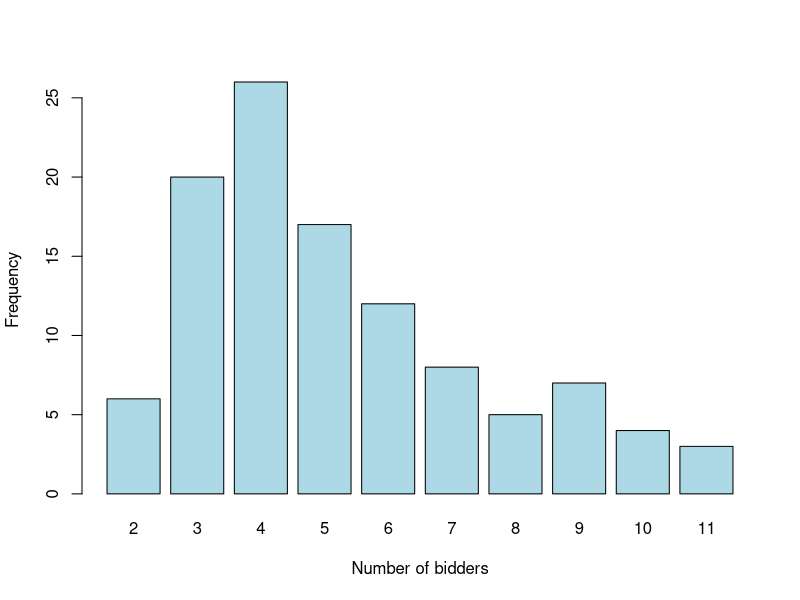

Generate this figure with R:
# QUESTION 4
png("q4.png", width = 360, height = 247)

data <- data.frame(
 Bidders   = c(2, 3, 4, 5, 6, 7, 8, 9, 10, 11),
 Contracts = c(6, 20, 26, 17, 12, 8, 5, 7, 4, 3)
)

barplot(
 height = data$Contracts,
 names.arg = data$Bidders,
 xlab = "Number of bidders",
 ylab = "Frequency",
 col  = "lightblue"
)

dev.off()

# QUESTION 5
output_file_q5 <- "q5.txt"

file.create(output_file_q5)
sink(output_file_q5)

nonconforming <- c(1, 1, 2, 3, 1, 1, 3, 2, 0, 5, 3, 3, 1, 3, 2, 4, 7, 0, 2, 3,
                   0, 4, 2, 1, 3, 1, 1, 3, 4, 1, 2, 3, 2, 2, 8, 4, 4, 1, 3, 1,
                   5, 0, 2, 3, 2, 1, 0, 6, 4, 2, 1, 6, 0, 3, 3, 3, 6, 1, 2, 2)

freq_table <- table(nonconforming)
relative_freq_table <- freq_table / length(nonconforming)
relative_freq_table <- round(relative_freq_table, 4)

cat("Nonconforming Frequency\n")
for (i in names(freq_table))
{
 cat(i, freq_table[i], "\n")
}

cat("\nRelative Frequency\n")
for (i in names(relative_freq_table))
{
 cat(i, relative_freq_table[i], "\n")
}


sink()
